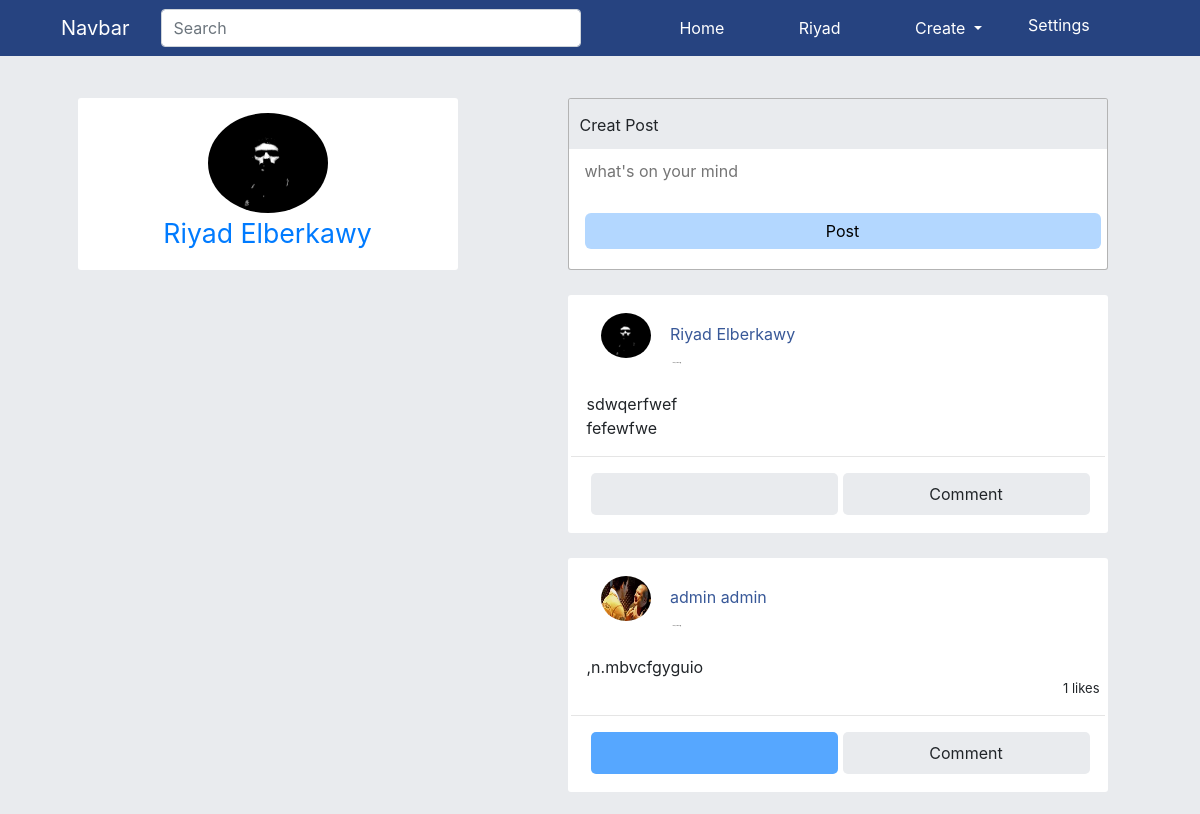
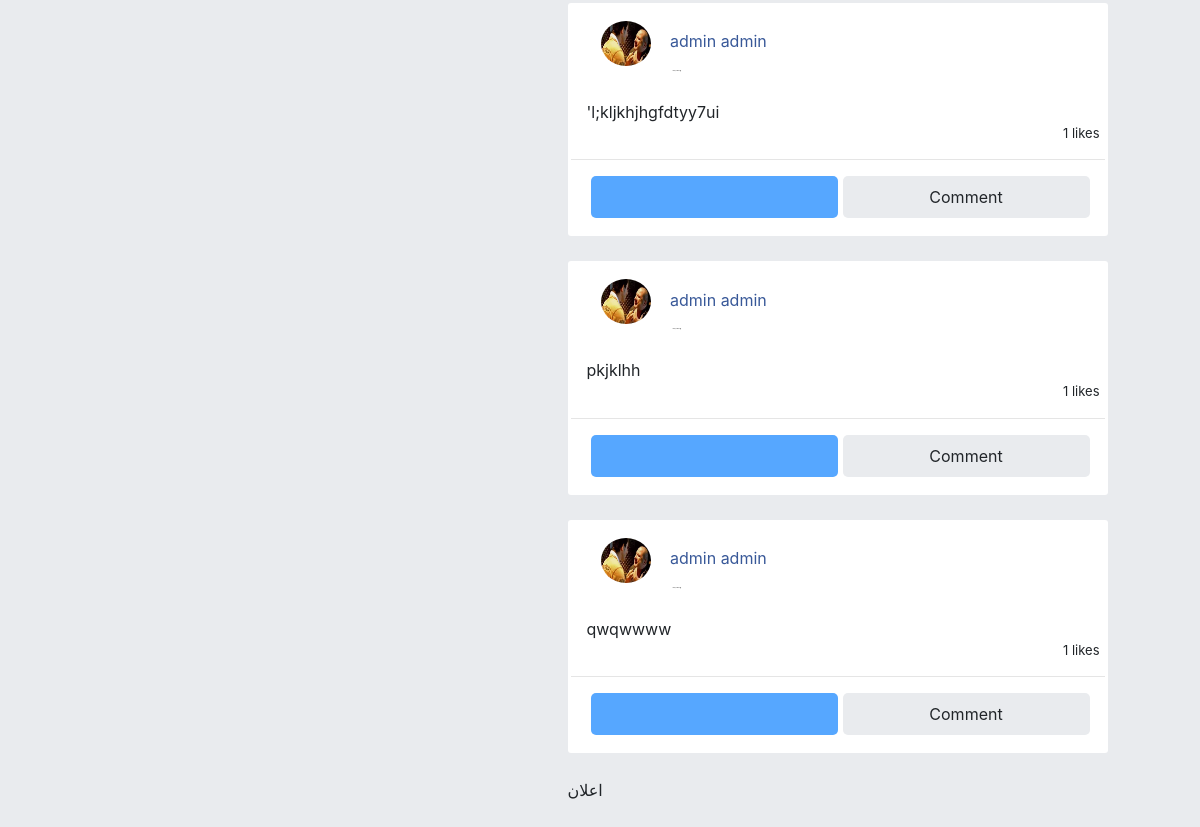
The app's page / (signed in), older data (2 pictures, top to bottom).
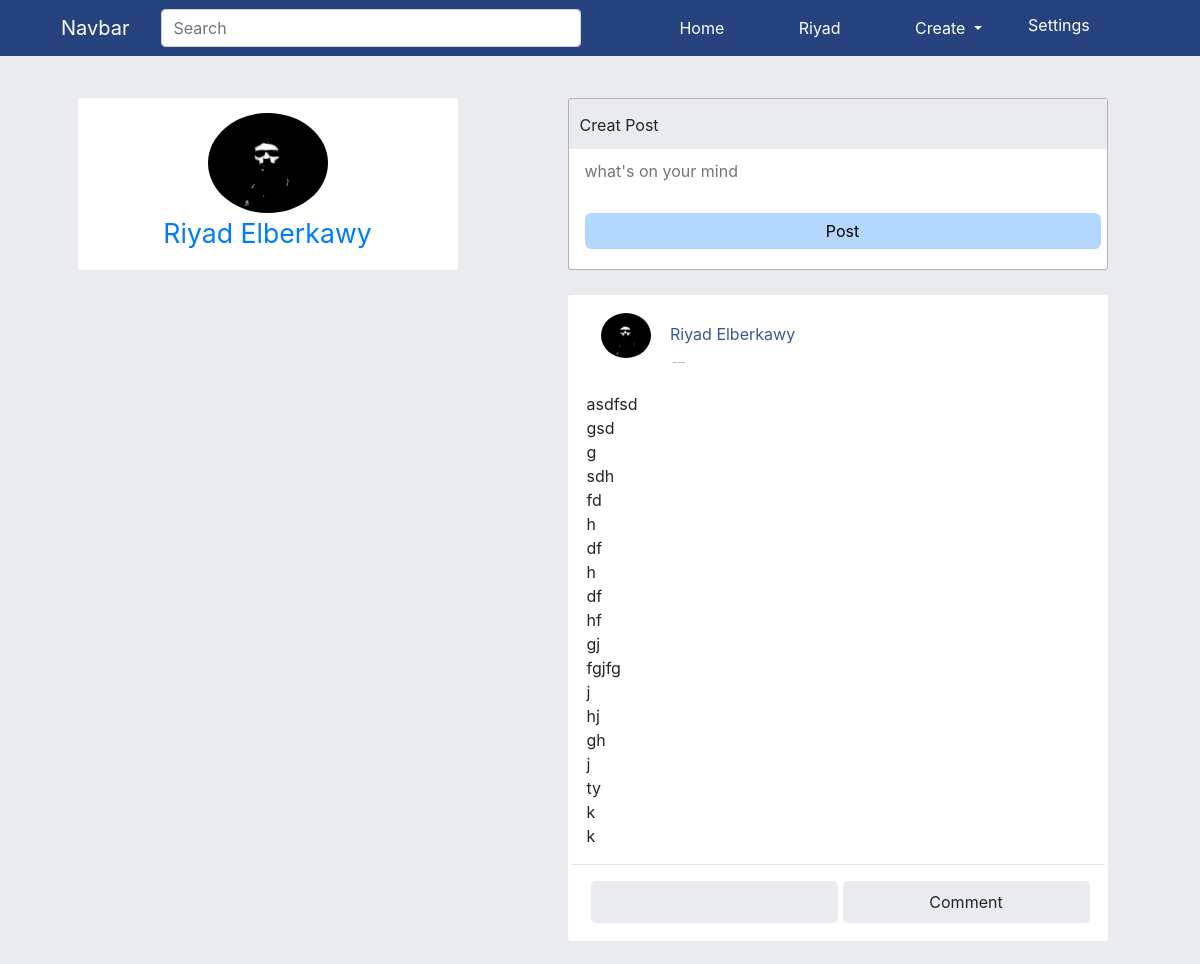
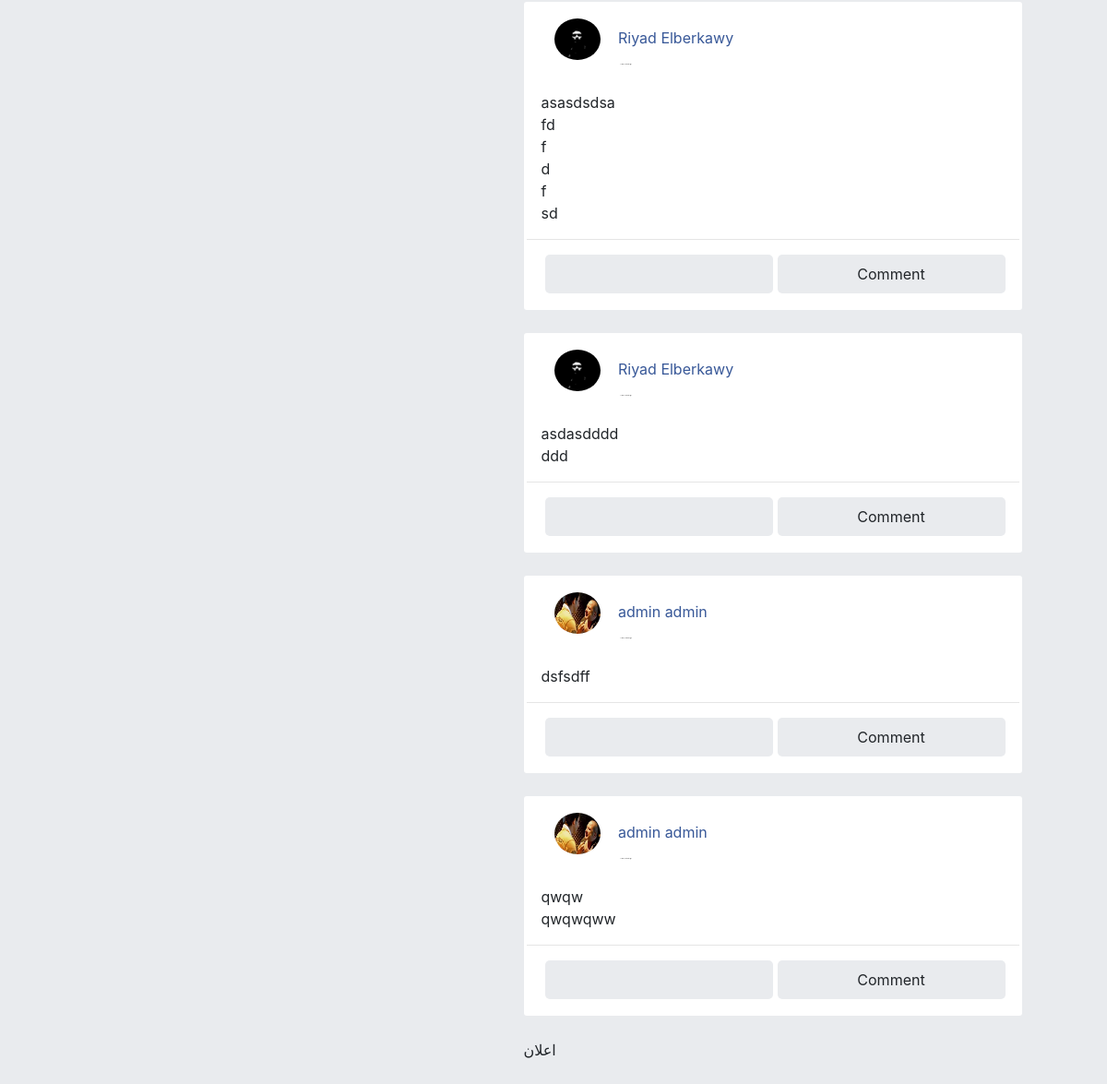
The same page, newer data (2 pictures, top to bottom).
### posts/models.py (models this page shows, shortened)
class Post(models.Model):
    author          = models.ForeignKey(Users, on_delete=models.CASCADE, related_name='posts', blank=True, null=True)
    community       = models.ForeignKey(Community, on_delete=models.CASCADE, default=None, related_name='posts', blank=True, null=True)
    content         = RichTextField(blank=True, null=True)
    created_at      = models.DateTimeField(default=timezone.now)
    update_at       = models.DateTimeField(auto_now=True)
    viewers         = models.ManyToManyField(Users, related_name='viewed_posts', default=None, blank=True)
    likes          = models.ManyToManyField(Users, related_name='liked_posts', default=None, blank=True)

### accounts/models.py (models this page shows, shortened)
class Users(AbstractBaseUser):
	email 					= models.EmailField(verbose_name="email", max_length=60, unique=True)
	username 				= models.CharField(max_length=30, unique=True)
	first_name				= models.CharField(max_length=30)
	last_name				= models.CharField(max_length=30)
	birthday				= models.DateField(blank=True, null=True)
	is_admin				= models.BooleanField(default=False)
	is_active				= models.BooleanField(default=True)
	is_staff				= models.BooleanField(default=False)
	is_superuser			= models.BooleanField(default=False)
	date_joined 			= models.DateTimeField(verbose_name='date joined', auto_now_add=True)
	last_login 				= models.DateTimeField(verbose_name='last login', auto_now=True)
	USERNAME_FIELD = 'email'
	REQUIRED_FIELDS = ['username']
	objects = MyAccountManager()
	def __str__(self):
		return self.username

class Profile(models.Model):
	user                = models.OneToOneField(Users, on_delete=models.CASCADE, related_name='profile')
	picture				= models.ImageField(upload_to=profile_picture_upload, default="default.jpg")
	cover				= models.ImageField(upload_to=profile_cover_upload, default="default.jpg")
	bio					= models.TextField(max_length=150, blank=True, null=True)
	university			= models.CharField(max_length=30)
	faculty				= models.CharField(max_length=30)
	level				= models.CharField(max_length=30)
	nationality			= models.CharField(max_length=30)
	location			= models.CharField(max_length=30)
	followers 			= models.ManyToManyField(Users, related_name='followers', default=None, blank=True)
	following 			= models.ManyToManyField(Users, related_name='following', default=None, blank=True)

### timeline/views.py (the view)
# urls.py: path('', views.home_page, name="timeline_page"),
def home_page(request):
    cache.clear()
    user = request.user
    if user.is_authenticated:
        user = Users.objects.get(username=request.user)
        posts = Post.objects.filter(Q(author__profile__followers=user) | Q(author=user)).order_by('-created_at')
        page = request.GET.get('', 1)
        paginator = Paginator(posts, 5)
        try:
            posts = paginator.page(page)
        except PageNotAnInteger:
            posts = paginator.page(1)
        except EmptyPage:
            posts = paginator.page(paginator.num_pages)
        context = {
            'user' : user,
            'posts' : posts,
            'now': timezone.now
        }
        template = "home.html"
        return render(request, template, context)
    return redirect('login')

### timeline/templates/home.html (shortened to what this page needs)
{% extends 'base.html' %}
{% load static %}
{% block content %}
    <div id="home-body" class="container">
        <div class="row row-cols-md-2 row-cols-1">
            <section id="left-side" class=" col col-md-4 container-fluid ">
                <div class="info-side row row-cols-1">
                    <div class="user col">
                        <a href="{% url 'profile' user.username %}">
                            <img src="{{ user.profile.picture.url }}" alt="{{ user.username }}"><br>
                            <span>{{ user.first_name }} {{ user.last_name }}</span>
                        </a>
                    </div>
                </div>
            </section>
            <div class="container">
                <div class="row row-cols-1">
                    {% include 'create_post.html' %}
                    <div id="time-line">
                        {% for post in posts %}
                            {% include 'post-box.html' %}
                        {% endfor %}
                        {% if posts.has_next %}
                            <div class="post">اعلان</div>
                        {% endif %}
                    </div>
                </div>
            </div>
        </div>
{% endblock %}

### templates/post-box.html (shortened to what this page needs)
    <div class="post">
        <div data-key="{{ post.id }}" class="post-body col container">
            <div class="row row-cols-1">
                <div class="publisher col">
                    <div>
                        <a href="{% url 'profile' post.author.username %}">
                            <img src="{{ post.author.profile.picture.url }}" alt="{{ post.author.username }}" class="col">
                            <span style="color: #385898" >{{ post.author.first_name }} {{ post.author.last_name }}</span>
                        </a>
                    </div>
                    {% if post.created_at|date:'P' == now|date:'P' %}
                        <span class="since" style="color: #007bff">Now</span>
                    {% elif post.created_at|date:'Y' <  now|date:'Y' %}
                        <span class="since">{{ post.created_at|date:'Y,M,d' }}</span>
                    {% else %}
                        <span class="since">{{ post.created_at|timesince }} ago</span>
                    {% endif %}
                </div>
                <div class="post-content col">
                    {{ post.content |safe}}
                </div>
                <ul class="stat" style="text-align: end; list-style: none; margin: 0; padding: 0px 5px; font-size: small;">
                    {% if post.likes.count > 0 %}
                        <span>{{ post.likes.count }} likes</span>
                    {% endif %}
                </ul>
                <hr>
                <div class="_ip col ">
                    <ul class="row">
                        {% if request.user in post.likes.all %}
                            <a class="col like-btn active" href="#"><i class="icofont-like"></i></a>
                            {% else %}
                                <a class="col like-btn" href="#"><i class="icofont-like"></i></a>
                        {% endif %}
                        <a class="col comment-btn" href="#">Comment</a>
                    </ul>
                </div>
            </div>
        </div>
    </div>

Row changes from the older to the newer data that the page shows:
removed Post: author.profile.picture (picture), author.first_name "Riyad", author.last_name "Elberkawy", content "sdwqerfwef fefewfwe"
removed Post: author.profile.picture (placeholder picture), author.first_name "admin", author.last_name "admin", content ",n.mbvcfgyguio", likes.count "1"
removed Post: author.profile.picture (placeholder picture), author.first_name "admin", author.last_name "admin", content "'l;kljkhjhgfdtyy7ui", likes.count "1"
removed Post: author.profile.picture (placeholder picture), author.first_name "admin", author.last_name "admin", content "pkjklhh", likes.count "1"
removed Post: author.profile.picture (placeholder picture), author.first_name "admin", author.last_name "admin", content "qwqwwww", likes.count "1"
added Post: author.profile.picture (picture), author.first_name "Riyad", author.last_name "Elberkawy", content "asdfsd gsd g sdh fd h df h df hf gj fgjfg j hj gh j ty k k"
added Post: author.profile.picture (picture), author.first_name "Riyad", author.last_name "Elberkawy", content "asasdsdsa fd f d f sd"
added Post: author.profile.picture (picture), author.first_name "Riyad", author.last_name "Elberkawy", content "asdasdddd ddd"
added Post: author.profile.picture (placeholder picture), author.first_name "admin", author.last_name "admin", content "dsfsdff"
added Post: author.profile.picture (placeholder picture), author.first_name "admin", author.last_name "admin", content "qwqw qwqwqww"
